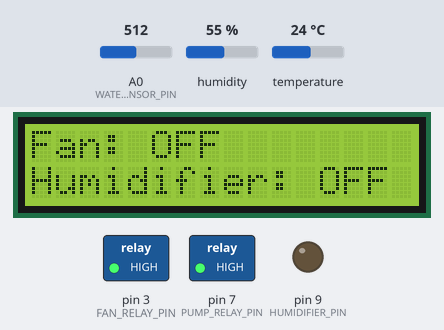
This sketch was run on a simulated Arduino Uno, built with avr-gcc and run on an emulated ATmega328P. On the bench: 16×2 character LCD, switched loads named in the sketch (green lamp = pin HIGH), output pins drawn as LEDs (lit = HIGH). Inputs (shaded band) come from the test bench; at power-on: A0 (WATER_SENSOR_PIN) = 512, humidity 55 %, temperature 24 °C. What the sketch prints to the serial monitor is not drawn.

Above: at 2.6 s.
2.7 s: A0 (WATER_SENSOR_PIN) set to 485
At 5.5 s:
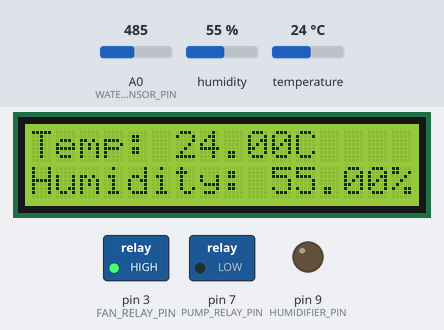
12.6 s: humidity set to 22 %
At 17.0 s:
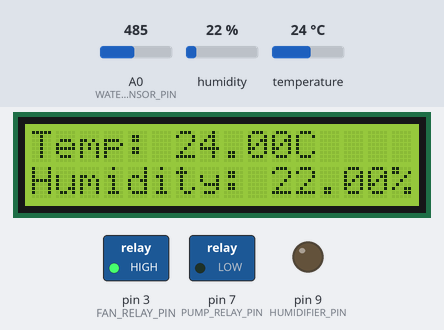
19.5 s: A0 (WATER_SENSOR_PIN) set to 1023
At 20.9 s:
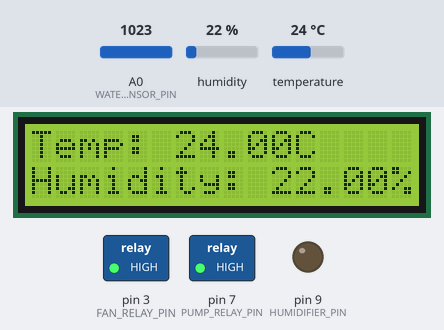
29.4 s: temperature set to 12 °C
At 32.4 s:
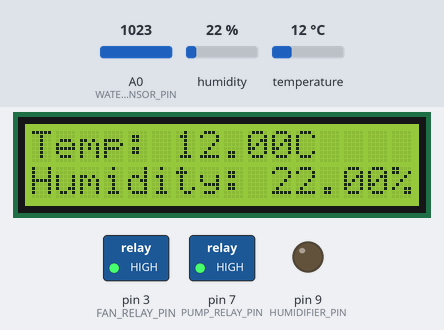
35.6 s: humidity set to 40 %
At 40.9 s:
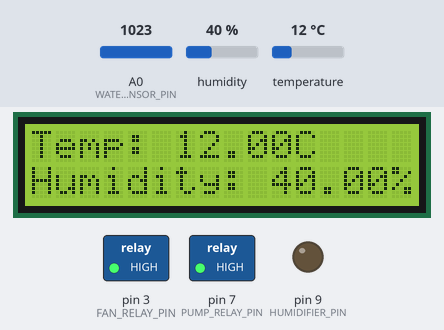
43.6 s: temperature set to 19 °C
At 49.3 s:
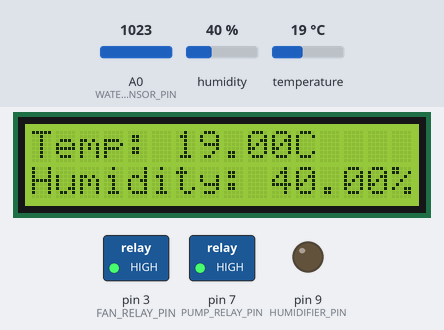
Timing chart, 0 to 50.8 s (numbered marks = the images above; inputs shaded):
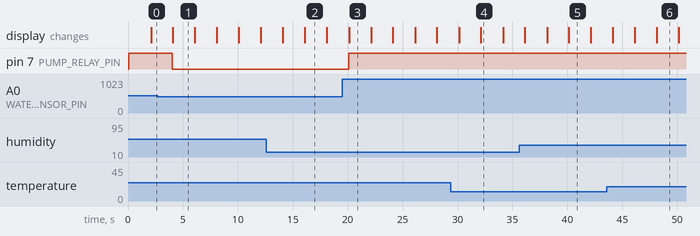

Measured:
- the behaviour switches between 500 and 499 on A0 (WATER_SENSOR_PIN) (found by bisection; images 0 and 1)
- after the input at 2.7 s, pin 7 (PUMP_RELAY_PIN): HIGH → LOW after 1.3 s
- after the input at 12.6 s, the display: first differs from a run without the input after 3.5 s (image 2)
- after the input at 19.5 s, pin 7 (PUMP_RELAY_PIN): LOW → HIGH after 0.58 s
- after the input at 29.4 s, the display: first differs from a run without the input after 2.7 s (image 4)
- after the input at 35.6 s, the display: first differs from a run without the input after 4.5 s (image 5)
- after the input at 43.6 s, the display: first differs from a run without the input after 4.5 s (image 6)

The sketch:

AC_final_all_11.ino
```cpp
#include <Wire.h>                // Include the Wire library for I2C
#include <LiquidCrystal_I2C.h>    // Include the LiquidCrystal_I2C library for the I2C LCD
#include "DHT.h"

#define DHTPIN 2                 // Pin connected to the data pin of the DHT sensor
#define DHTTYPE DHT11            // Define the sensor type as DHT11
#define FAN_RELAY_PIN 3          // Pin connected to the relay module for the fan
#define HUMIDIFIER_PIN 9         // Pin connected to the relay module for the humidifier
#define WATER_SENSOR_PIN A0      // Pin connected to the water level sensor
#define PUMP_RELAY_PIN 7         // Pin connected to the relay module for the water pump

// Set the LCD address to 0x27 (adjust if necessary), 16 characters, and 2 lines
LiquidCrystal_I2C lcd(0x27, 16, 2);

DHT dht(DHTPIN, DHTTYPE);
bool fanStatus = false;
bool humidifierStatus = false;
bool pumpStatus = false;
unsigned long previousMillis = 0;
bool displayState = false;  // False means displaying temperature/humidity, true means displaying status
int waterThreshold = 500;   // Threshold for the water level sensor

void setup() {
  Serial.begin(9600);
  Serial.println("System Initializing...");

  dht.begin();

  // Initialize the LCD
  lcd.init();
  lcd.backlight();

  // Pin modes for relays
  pinMode(FAN_RELAY_PIN, OUTPUT);
  pinMode(HUMIDIFIER_PIN, OUTPUT);
  pinMode(PUMP_RELAY_PIN, OUTPUT);

  // Set relays to default states (OFF)
  digitalWrite(FAN_RELAY_PIN, HIGH);    // Fan OFF (active-low)
  digitalWrite(HUMIDIFIER_PIN, LOW);    // Humidifier OFF (active-low)
  digitalWrite(PUMP_RELAY_PIN, HIGH);   // Pump OFF (active-low)

  Serial.println("Setup Complete.");
}

void loop() {
  unsigned long currentMillis = millis();

  // Update the sensor readings every 2 seconds
  if (currentMillis - previousMillis >= 2000) {
    previousMillis = currentMillis;

    // Reading temperature and humidity from the DHT11 sensor
    float humidity = dht.readHumidity();
    float temperatureC = dht.readTemperature(); // Read temperature as Celsius

    // Check if any reads failed
    if (isnan(humidity) || isnan(temperatureC)) {
      Serial.println("Failed to read from DHT sensor!");
      return;
    }

    // Print the results to the Serial Monitor
    Serial.print("Humidity: ");
    Serial.print(humidity);
    Serial.print("%  Temperature: ");
    Serial.print(temperatureC);
    Serial.println("°C");

    // Control the fan based on temperature and humidity
    if (temperatureC > 25 && humidity > 60) {
      digitalWrite(FAN_RELAY_PIN, LOW);  // Turn the fan on (active-low)
      fanStatus = true;
      Serial.println("Fan ON");
    } else {
      digitalWrite(FAN_RELAY_PIN, HIGH); // Turn the fan off (active-low)
      fanStatus = false;
      Serial.println("Fan OFF");
    }

    // Control the humidifier based on temperature and humidity
    if (temperatureC > 25 && humidity > 60) {
      digitalWrite(HUMIDIFIER_PIN, HIGH);  // Turn the humidifier on (active-low)
      humidifierStatus = true;
      Serial.println("Humidifier ON");
    } else {
      digitalWrite(HUMIDIFIER_PIN, LOW);   // Turn the humidifier off (active-low)
      humidifierStatus = false;
      Serial.println("Humidifier OFF");
    }

    // Reading the water level sensor
    int waterLevel = analogRead(WATER_SENSOR_PIN);
    Serial.print("Water Level Reading: ");
    Serial.println(waterLevel);

    // Ensure valid sensor readings
    if (waterLevel == 0 || waterLevel == 1023) {
      Serial.println("Sensor error or disconnected! Check connections.");
    }

    // Control the water pump based on the water level
    if (waterLevel < waterThreshold && waterLevel > 0) {
      digitalWrite(PUMP_RELAY_PIN, LOW);  // Turn ON the water pump (active-low)
      pumpStatus = true;
      Serial.println("Pump ON");
    } else if (waterLevel >= waterThreshold) {
      digitalWrite(PUMP_RELAY_PIN, HIGH); // Turn OFF the water pump (active-low)
      pumpStatus = false;
      Serial.println("Pump OFF");
    }

    // Toggle between displaying temperature/humidity and status every 2 seconds
    if (displayState) {
      // Display temperature and humidity on the LCD
      lcd.clear();
      lcd.setCursor(0, 0);   // Set cursor to first line
      lcd.print("Temp: ");
      lcd.print(temperatureC);
      lcd.print("C");

      lcd.setCursor(0, 1);   // Set cursor to second line
      lcd.print("Humidity: ");
      lcd.print(humidity);
      lcd.print("%");
    } else {
      // Display fan, humidifier, and pump status on the LCD
      lcd.clear();
      lcd.setCursor(0, 0);   // Set cu`rsor to first line
      lcd.print("Fan: ");
      lcd.print(fanStatus ? "ON " : "OFF");

      lcd.setCursor(0, 1);   // Set cursor to second line
      lcd.print("Humidifier: ");
      lcd.print(humidifierStatus ? "ON " : "OFF");
      lcd.print(" Pump: ");
      lcd.print(pumpStatus ? "ON" : "OFF");
    }

    displayState = !displayState;  // Toggle display state
  }
}
```
